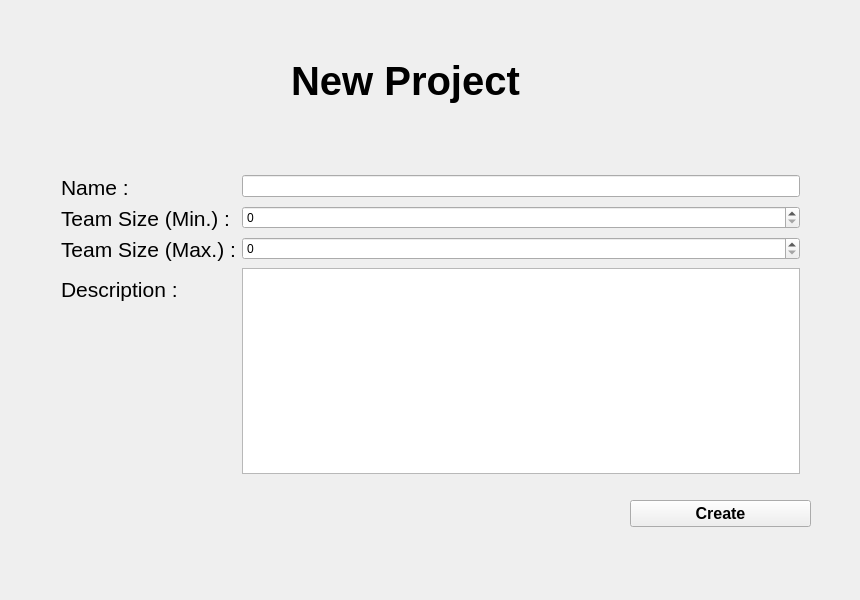
<?xml version="1.0" encoding="UTF-8"?>
<ui version="4.0">
 <class>createProjectPage</class>
 <widget class="QWidget" name="createProjectPage">
  <property name="geometry">
   <rect>
    <x>0</x>
    <y>0</y>
    <width>860</width>
    <height>600</height>
   </rect>
  </property>
  <property name="windowTitle">
   <string>createProjectPage</string>
  </property>
  <widget class="QPushButton" name="pushButton">
   <property name="geometry">
    <rect>
     <x>630</x>
     <y>500</y>
     <width>181</width>
     <height>27</height>
    </rect>
   </property>
   <property name="font">
    <font>
     <pointsize>12</pointsize>
     <weight>75</weight>
     <bold>true</bold>
    </font>
   </property>
   <property name="text">
    <string>Create</string>
   </property>
  </widget>
  <widget class="QWidget" name="formLayoutWidget">
   <property name="geometry">
    <rect>
     <x>50</x>
     <y>164</y>
     <width>761</width>
     <height>321</height>
    </rect>
   </property>
   <layout class="QFormLayout" name="formLayout">
    <property name="fieldGrowthPolicy">
     <enum>QFormLayout::AllNonFixedFieldsGrow</enum>
    </property>
    <item row="0" column="0">
     <widget class="QLabel" name="label_2">
      <property name="font">
       <font>
        <pointsize>16</pointsize>
       </font>
      </property>
      <property name="text">
       <string>Name :</string>
      </property>
     </widget>
    </item>
    <item row="0" column="1">
     <widget class="QLineEdit" name="lineEdit"/>
    </item>
    <item row="2" column="0">
     <widget class="QLabel" name="label_3">
      <property name="font">
       <font>
        <pointsize>16</pointsize>
       </font>
      </property>
      <property name="text">
       <string>Team Size (Min.) :</string>
      </property>
     </widget>
    </item>
    <item row="2" column="1">
     <widget class="QSpinBox" name="spinBox"/>
    </item>
    <item row="3" column="0">
     <widget class="QLabel" name="label_4">
      <property name="font">
       <font>
        <pointsize>16</pointsize>
        <weight>50</weight>
        <bold>false</bold>
       </font>
      </property>
      <property name="text">
       <string>Team Size (Max.) :</string>
      </property>
     </widget>
    </item>
    <item row="3" column="1">
     <widget class="QSpinBox" name="spinBox_2"/>
    </item>
    <item row="4" column="0">
     <widget class="QLabel" name="label_5">
      <property name="font">
       <font>
        <pointsize>16</pointsize>
       </font>
      </property>
      <property name="text">
       <string>Description :</string>
      </property>
     </widget>
    </item>
    <item row="4" column="1">
     <widget class="QTextEdit" name="textEdit"/>
    </item>
   </layout>
  </widget>
  <widget class="QWidget" name="verticalLayoutWidget_3">
   <property name="geometry">
    <rect>
     <x>250</x>
     <y>10</y>
     <width>311</width>
     <height>141</height>
    </rect>
   </property>
   <layout class="QVBoxLayout" name="verticalLayout_4">
    <item alignment="Qt::AlignHCenter">
     <widget class="QLabel" name="label_6">
      <property name="font">
       <font>
        <pointsize>30</pointsize>
        <weight>75</weight>
        <bold>true</bold>
       </font>
      </property>
      <property name="text">
       <string>New Project</string>
      </property>
     </widget>
    </item>
   </layout>
  </widget>
  <zorder>pushButton</zorder>
  <zorder>formLayoutWidget</zorder>
  <zorder>label_6</zorder>
  <zorder>verticalLayoutWidget_3</zorder>
  <zorder>horizontalSpacer</zorder>
  <zorder>verticalSpacer</zorder>
  <zorder>verticalSpacer_2</zorder>
  <zorder>verticalSpacer_3</zorder>
 </widget>
 <layoutdefault spacing="6" margin="11"/>
 <resources/>
 <connections/>
</ui>
